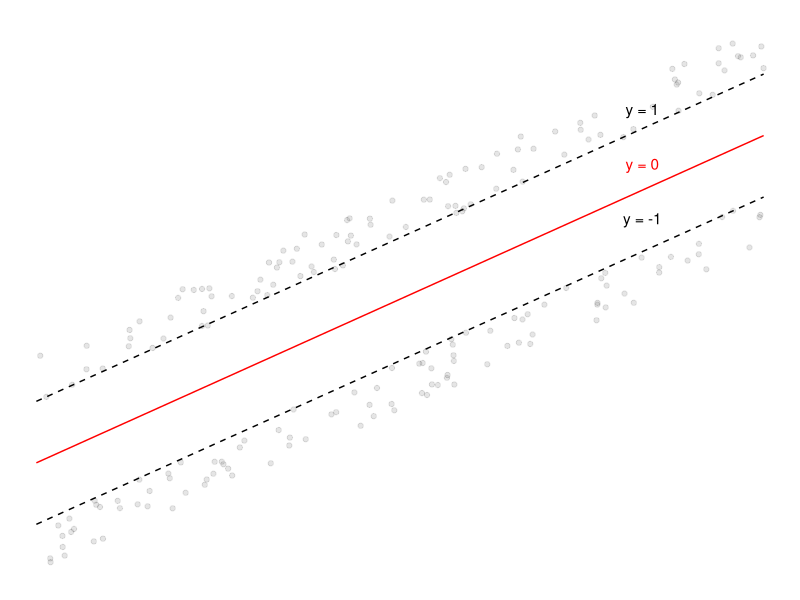

The R script that drew this image:
## ---- chunk 1
library(ggplot2)
set.seed(45)

plus_1 <- data.frame(x = runif(100, min = -3, max = 3))
plus_1$y <- plus_1$x + runif(100, min = 1.1, max = 2)

minus_1 <- data.frame(x = runif(100, min = -3, max = 3))
minus_1$y <- minus_1$x + runif(100, min = -2, max = -1.1)

ggplot() +
  geom_point(data = plus_1,
             aes(x = x, y = y),
             alpha = 0.1) +
  geom_point(data = minus_1,
             aes(x = x, y = y),
             alpha = 0.1) +
  geom_text(aes(x = 2, y = 3.5, label = "y = 1"),
            color = "black") + 
  stat_function(fun = function(x){ x + 1.142233 }, 
                color = "black",
                linetype = "dashed") +
  geom_text(aes(x = 2, y = 2.5, label = "y = 0"),
            color = "red") + 
  stat_function(fun = function(x){ x + 0.0149345 }, 
                color = "red") +
  geom_text(aes(x = 2, y = 1.5, label = "y = -1"),
            color = "black") + 
  stat_function(fun = function(x){ x - 1.112364 }, 
                color = "black",
            linetype = "dashed") +
  theme_void() + 
  scale_x_continuous(limits = c(-3, 3)) +
  scale_y_continuous(limits = c(-5, 5)) 

